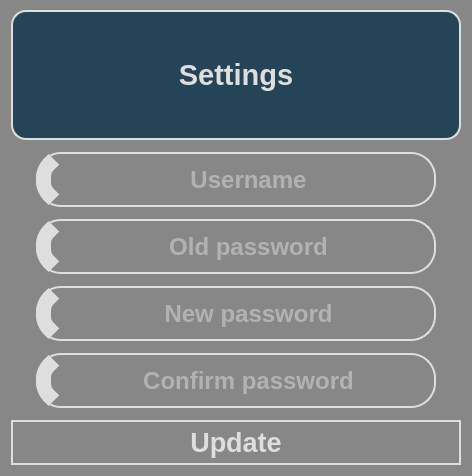
            <widget class="QWidget" name="page_settings">
             <property name="styleSheet">
              <string notr="true">background-color: rgb(135, 135, 135);</string>
             </property>
             <layout class="QVBoxLayout" name="verticalLayout_9" stretch="0,0,0,0,0,1">
              <property name="spacing">
               <number>12</number>
              </property>
              <property name="topMargin">
               <number>10</number>
              </property>
              <item alignment="Qt::AlignTop">
               <widget class="QLabel" name="title_settings">
                <property name="minimumSize">
                 <size>
                  <width>0</width>
                  <height>130</height>
                 </size>
                </property>
                <property name="maximumSize">
                 <size>
                  <width>16777215</width>
                  <height>150</height>
                 </size>
                </property>
                <property name="font">
                 <font>
                  <family>Segoe UI</family>
                  <pointsize>22</pointsize>
                  <weight>75</weight>
                  <bold>true</bold>
                 </font>
                </property>
                <property name="styleSheet">
                 <string notr="true">QLabel{
	background: rgba(0, 42, 68, 183);
	color: #dedede;
	border: 2px solid #dedede;
	border-radius: 15px;
	
}
</string>
                </property>
                <property name="text">
                 <string>Settings</string>
                </property>
                <property name="alignment">
                 <set>Qt::AlignCenter</set>
                </property>
               </widget>
              </item>
              <item alignment="Qt::AlignHCenter|Qt::AlignTop">
               <widget class="QLineEdit" name="username_settings">
                <property name="sizePolicy">
                 <sizepolicy hsizetype="Expanding" vsizetype="Expanding">
                  <horstretch>0</horstretch>
                  <verstretch>0</verstretch>
                 </sizepolicy>
                </property>
                <property name="minimumSize">
                 <size>
                  <width>400</width>
                  <height>55</height>
                 </size>
                </property>
                <property name="maximumSize">
                 <size>
                  <width>500</width>
                  <height>55</height>
                 </size>
                </property>
                <property name="font">
                 <font>
                  <family>Segoe UI</family>
                  <pointsize>18</pointsize>
                  <weight>75</weight>
                  <bold>true</bold>
                 </font>
                </property>
                <property name="styleSheet">
                 <string notr="true">QLineEdit {
	border-radius: 25px;
	padding: 0 15px 0 27px;
	border: 2px solid #dedede;
	color: #dedede;
	background: transparent;
	background-image: url(:/24x24/images/icons/24x24/cil-user.png);
	background-repeat: no-repeat;
	background-position: left;
	border-left: 15px solid #dedede;
}

QLineEdit:focus, QLineEdit:hover  {
	border-color: #F38533;
}</string>
                </property>
                <property name="alignment">
                 <set>Qt::AlignCenter</set>
                </property>
                <property name="placeholderText">
                 <string>Username</string>
                </property>
               </widget>
              </item>
              <item alignment="Qt::AlignHCenter|Qt::AlignTop">
               <widget class="QLineEdit" name="old_password">
                <property name="sizePolicy">
                 <sizepolicy hsizetype="Expanding" vsizetype="Expanding">
                  <horstretch>0</horstretch>
                  <verstretch>0</verstretch>
                 </sizepolicy>
                </property>
                <property name="minimumSize">
                 <size>
                  <width>400</width>
                  <height>55</height>
                 </size>
                </property>
                <property name="maximumSize">
                 <size>
                  <width>500</width>
                  <height>55</height>
                 </size>
                </property>
                <property name="font">
                 <font>
                  <family>Segoe UI</family>
                  <pointsize>18</pointsize>
                  <weight>75</weight>
                  <bold>true</bold>
                 </font>
                </property>
                <property name="styleSheet">
                 <string notr="true">QLineEdit {
	
	border-radius: 25px;
	padding: 0 15px 0 27px;
	border: 2px solid #dedede;
	color: #dedede;
	background: transparent;
	background-image: url(:/24x24/images/icons/24x24/cil-lock-unlocked.png);
	background-repeat: no-repeat;
	background-position: left;
	border-left: 15px solid #dedede;
}

QLineEdit:focus, QLineEdit:hover {
	border-color: #F38533;
}

</string>
                </property>
                <property name="echoMode">
                 <enum>QLineEdit::Password</enum>
                </property>
                <property name="alignment">
                 <set>Qt::AlignCenter</set>
                </property>
                <property name="placeholderText">
                 <string>Old password</string>
                </property>
               </widget>
              </item>
              <item alignment="Qt::AlignHCenter|Qt::AlignTop">
               <widget class="QLineEdit" name="new_password">
                <property name="sizePolicy">
                 <sizepolicy hsizetype="Expanding" vsizetype="Expanding">
                  <horstretch>0</horstretch>
                  <verstretch>0</verstretch>
                 </sizepolicy>
                </property>
                <property name="minimumSize">
                 <size>
                  <width>400</width>
                  <height>55</height>
                 </size>
                </property>
                <property name="maximumSize">
                 <size>
                  <width>500</width>
                  <height>55</height>
                 </size>
                </property>
                <property name="font">
                 <font>
                  <family>Segoe UI</family>
                  <pointsize>18</pointsize>
                  <weight>75</weight>
                  <bold>true</bold>
                 </font>
                </property>
                <property name="styleSheet">
                 <string notr="true">QLineEdit {
	border-radius: 25px;
	padding: 0 15px 0 27px;
	border: 2px solid #dedede;
	color: #dedede;
	background: transparent;
	background-image: url(:/24x24/images/icons/24x24/cil-https.png);
	background-repeat: no-repeat;
	background-position: left;
	border-left: 15px solid #dedede;
}

QLineEdit:focus, QLineEdit:hover {
	border-color: #F38533;
}

</string>
                </property>
                <property name="echoMode">
                 <enum>QLineEdit::Password</enum>
                </property>
                <property name="alignment">
                 <set>Qt::AlignCenter</set>
                </property>
                <property name="placeholderText">
                 <string>New password</string>
                </property>
               </widget>
              </item>
              <item alignment="Qt::AlignHCenter|Qt::AlignTop">
               <widget class="QLineEdit" name="confirm_new_password">
                <property name="sizePolicy">
                 <sizepolicy hsizetype="Expanding" vsizetype="Expanding">
                  <horstretch>0</horstretch>
                  <verstretch>0</verstretch>
                 </sizepolicy>
                </property>
                <property name="minimumSize">
                 <size>
                  <width>400</width>
                  <height>55</height>
                 </size>
                </property>
                <property name="maximumSize">
                 <size>
                  <width>500</width>
                  <height>55</height>
                 </size>
                </property>
                <property name="font">
                 <font>
                  <family>Segoe UI</family>
                  <pointsize>18</pointsize>
                  <weight>75</weight>
                  <bold>true</bold>
                 </font>
                </property>
                <property name="styleSheet">
                 <string notr="true">QLineEdit {
	border-radius: 25px;
	padding: 0 15px 0 27px;
	border: 2px solid #dedede;
	color: #dedede;
	background: transparent;
	background-image: url(:/24x24/images/icons/24x24/cil-https.png);
	background-repeat: no-repeat;
	background-position: left;
	border-left: 15px solid #dedede;
}

QLineEdit:focus, QLineEdit:hover {
	border-color: #F38533;
}

</string>
                </property>
                <property name="echoMode">
                 <enum>QLineEdit::Password</enum>
                </property>
                <property name="alignment">
                 <set>Qt::AlignCenter</set>
                </property>
                <property name="placeholderText">
                 <string>Confirm password</string>
                </property>
               </widget>
              </item>
              <item alignment="Qt::AlignHCenter|Qt::AlignVCenter">
               <widget class="QPushButton" name="btn_update_account">
                <property name="sizePolicy">
                 <sizepolicy hsizetype="Expanding" vsizetype="Expanding">
                  <horstretch>0</horstretch>
                  <verstretch>0</verstretch>
                 </sizepolicy>
                </property>
                <property name="minimumSize">
                 <size>
                  <width>450</width>
                  <height>0</height>
                 </size>
                </property>
                <property name="maximumSize">
                 <size>
                  <width>500</width>
                  <height>60</height>
                 </size>
                </property>
                <property name="font">
                 <font>
                  <family>Segoe UI</family>
                  <pointsize>20</pointsize>
                  <weight>75</weight>
                  <bold>true</bold>
                 </font>
                </property>
                <property name="cursor">
                 <cursorShape>PointingHandCursor</cursorShape>
                </property>
                <property name="toolTip">
                 <string>&lt;html&gt;&lt;head/&gt;&lt;body&gt;&lt;p&gt;&lt;span style=&quot; font-weight:600;&quot;&gt;Update your account information.&lt;/span&gt;&lt;/p&gt;&lt;/body&gt;&lt;/html&gt;</string>
                </property>
                <property name="toolTipDuration">
                 <number>5000</number>
                </property>
                <property name="styleSheet">
                 <string notr="true">QPushButton {
	color: #dedede;
	background: transparent;
	border: 2px solid #dedede;	
	border-radius: 25px;
	padding: 5px 150px;
}

QPushButton:hover {
	background: #F38533;
}

QPushButton:pressed {
	background: #F38533;
}</string>
                </property>
                <property name="text">
                 <string>Update</string>
                </property>
               </widget>
              </item>
             </layout>
            </widget>
